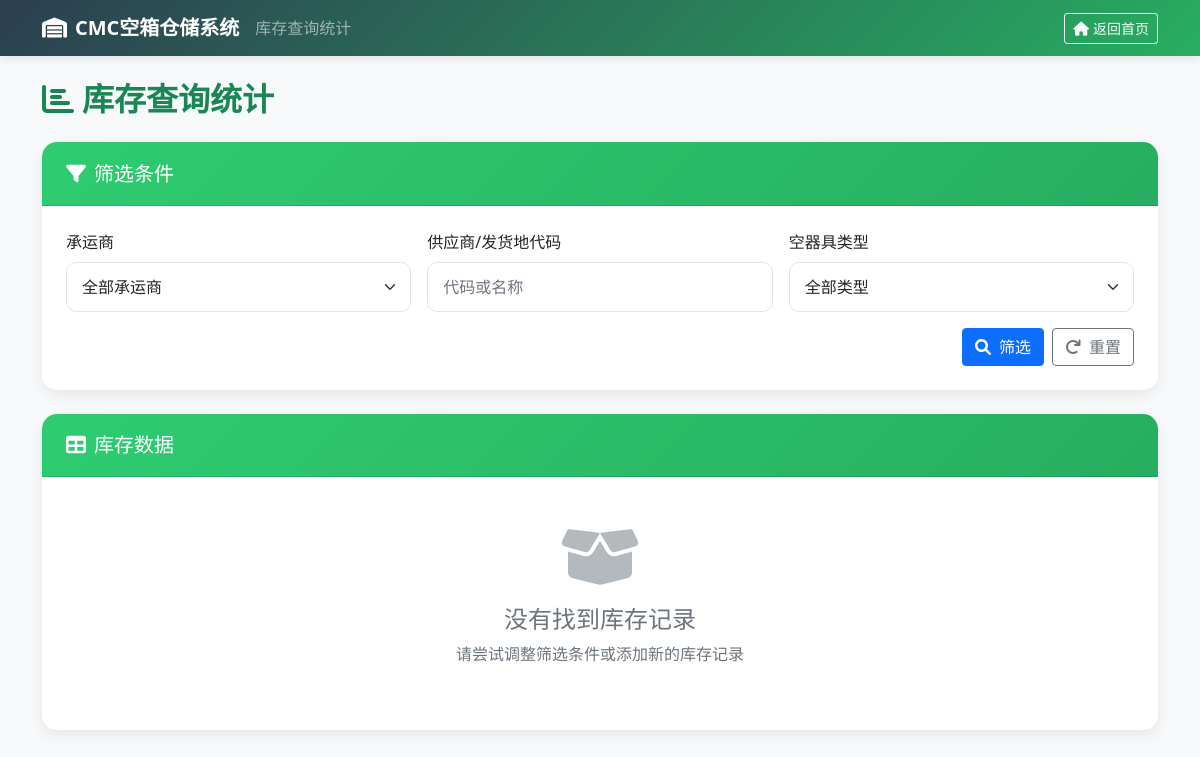
The page /inventory on the database as committed earlier.
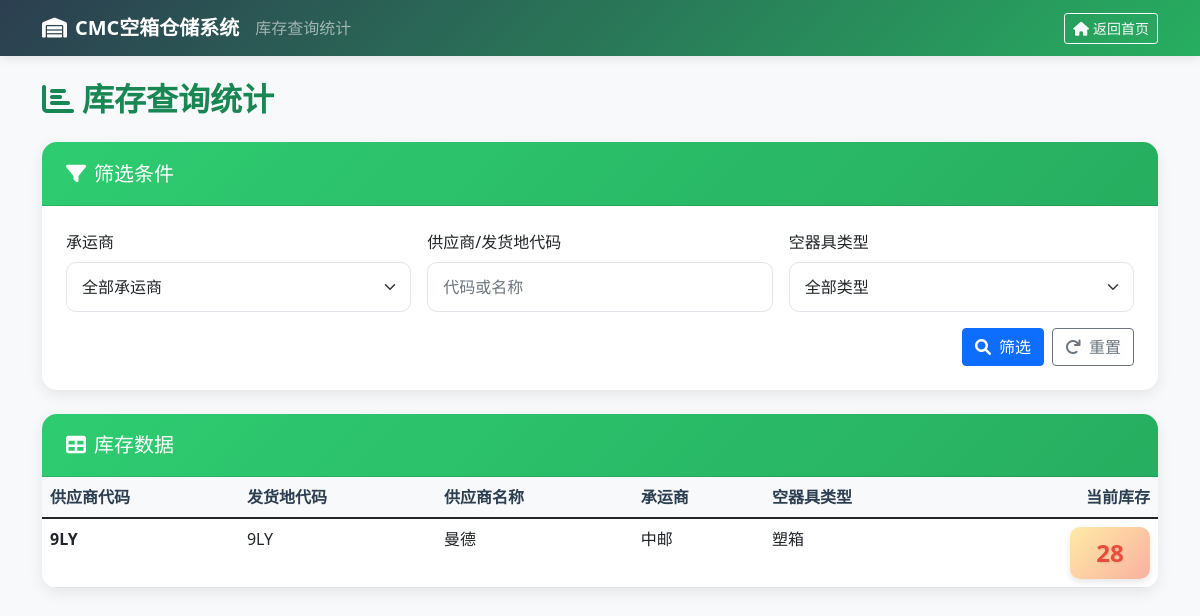
The same page on the database as committed later.
### app.py (models this page shows)
class InventoryLog(db.Model):
    id = db.Column(db.Integer, primary_key=True)
    timestamp = db.Column(db.DateTime, nullable=False, default=datetime.utcnow)
    operation_type = db.Column(db.String(10), nullable=False)  # 'in' or 'out'
    container_type = db.Column(db.String(50), nullable=False)
    quantity = db.Column(db.Integer, nullable=False)
    supplier_code = db.Column(db.String(50), nullable=False)
    mfg_code = db.Column(db.String(50), nullable=False)
    supplier_name = db.Column(db.String(100), nullable=False)
    carrier = db.Column(db.String(100), nullable=False, default='自送')
    operator = db.Column(db.String(50), nullable=False)
    notes = db.Column(db.Text)

### app.py (the view)
@app.route('/inventory')
def inventory():
    carrier_filter = request.args.get('carrier')
    supplier_filter = request.args.get('supplier')
    container_type_filter = request.args.get('container_type')
    query = db.session.query(
        InventoryLog.supplier_code,
        InventoryLog.mfg_code,
        InventoryLog.supplier_name,
        InventoryLog.carrier,
        InventoryLog.container_type,
        db.func.sum(
            db.case(
                (InventoryLog.operation_type == 'in', InventoryLog.quantity),
                else_=0
            )
        ).label('total_in'),
        db.func.sum(
            db.case(
                (InventoryLog.operation_type == 'out', InventoryLog.quantity),
                else_=0
            )
        ).label('total_out')
    ).group_by(
        InventoryLog.supplier_code,
        InventoryLog.mfg_code,
        InventoryLog.supplier_name,
        InventoryLog.carrier,
        InventoryLog.container_type
    )
    if carrier_filter:
        query = query.filter(InventoryLog.carrier == carrier_filter)
    if supplier_filter:
        query = query.filter(
            (InventoryLog.supplier_code.contains(supplier_filter)) |
            (InventoryLog.mfg_code.contains(supplier_filter)) |
            (InventoryLog.supplier_name.contains(supplier_filter))
        )
    if container_type_filter:
        query = query.filter(InventoryLog.container_type == container_type_filter)
    inventory_data = query.all()
    inventory_results = []
    for item in inventory_data:
        current_stock = item.total_in - item.total_out
        if current_stock > 0:
            inventory_results.append({
                'supplier_code': item.supplier_code,
                'mfg_code': item.mfg_code,
                'supplier_name': item.supplier_name,
                'carrier': item.carrier,
                'container_type': item.container_type,
                'current_stock': current_stock
            })
    container_types = ['塑箱', '铁料架', '桶', '围板箱']
    carriers = ['中世', '中邮', '瑞源', '安吉', '风神', '自送']
    return render_template('inventory.html',
                         inventory=inventory_results,
                         container_types=container_types,
                         carriers=carriers,
                         is_mobile=is_mobile())

### app.py (called while the page is built)
def is_mobile():
    user_agent = request.headers.get('User-Agent', '').lower()
    mobile_indicators = ['mobile', 'android', 'iphone', 'ipad', 'ipod']
    return any(indicator in user_agent for indicator in mobile_indicators)

### templates/inventory.html (shortened to what this page needs)
<!DOCTYPE html>
<html lang="zh-CN">
<head>
    <link href="https://cdn.jsdelivr.net/npm/bootstrap@5.1.3/dist/css/bootstrap.min.css" rel="stylesheet">
    <link href="https://cdnjs.cloudflare.com/ajax/libs/font-awesome/6.0.0/css/all.min.css" rel="stylesheet">
</head>
<body>
    <nav class="navbar navbar-expand-lg navbar-dark" style="background: linear-gradient(135deg, #2c3e50 0%, #27ae60 100%);">
        <div class="container">
            <a class="navbar-brand fw-bold" href="{{ url_for('index') }}">
                <i class="fas fa-warehouse me-2"></i>CMC空箱仓储系统
            </a>
            <span class="navbar-text d-none d-md-block">库存查询统计</span>
            <div class="navbar-nav ms-auto">
                <a href="{{ url_for('index') }}" class="btn btn-outline-light btn-sm">
                    <i class="fas fa-home me-1"></i>返回首页
                </a>
            </div>
        </div>
    </nav>
    <div class="container py-4">
        <div class="d-flex justify-content-between align-items-center mb-4 flex-column flex-md-row">
            <h2 class="fw-bold text-success mb-3 mb-md-0">
                <i class="fas fa-chart-bar me-2"></i>库存查询统计
            </h2>
        </div>
        <div class="card mb-4">
            <div class="card-header">
                <h5 class="card-title mb-0"><i class="fas fa-filter me-2"></i>筛选条件</h5>
            </div>
            <div class="card-body p-4">
                <form method="GET" class="row g-3">
                    <div class="col-12 col-md-4">
                        <label class="form-label">承运商</label>
                        <select class="form-select" name="carrier">
                            <option value="">全部承运商</option>
                        </select>
                    </div>
                    <div class="col-12 col-md-4">
                        <label class="form-label">供应商/发货地代码</label>
                        <input type="text" class="form-control" name="supplier"
                               value="{{ request.args.get('supplier', '') }}" placeholder="代码或名称">
                    </div>
                    <div class="col-12 col-md-4">
                        <label class="form-label">空器具类型</label>
                        <select class="form-select" name="container_type">
                            <option value="">全部类型</option>
                        </select>
                    </div>
                    <div class="col-12 d-flex justify-content-end">
                        <button type="submit" class="btn btn-primary me-2">
                            <i class="fas fa-search me-2"></i>筛选
                        </button>
                        <a href="{{ url_for('inventory') }}" class="btn btn-outline-secondary">
                            <i class="fas fa-redo me-2"></i>重置
                        </a>
                    </div>
                </form>
            </div>
        </div>
        <div class="card">
            <div class="card-header">
                <h5 class="card-title mb-0"><i class="fas fa-table me-2"></i>库存数据</h5>
            </div>
            <div class="card-body p-0">
                {% if inventory %}
                <div class="table-responsive">
                    <table class="table table-hover mb-0">
                        <thead>
                            <tr>
                                <th>供应商代码</th>
                                <th>发货地代码</th>
                                <th>供应商名称</th>
                                <th>承运商</th>
                                <th>空器具类型</th>
                                <th class="text-end">当前库存</th>
                            </tr>
                        </thead>
                        <tbody>
                            {% for item in inventory %}
                            <tr>
                                <td class="fw-bold">{{ item.supplier_code }}</td>
                                <td>{{ item.mfg_code }}</td>
                                <td>{{ item.supplier_name }}</td>
                                <td>{{ item.carrier }}</td>
                                <td>{{ item.container_type }}</td>
                                <td class="text-end">
                                    <span class="stock-number">{{ item.current_stock }}</span>
                                </td>
                            </tr>
                            {% endfor %}
                        </tbody>
                    </table>
                </div>
                {% else %}
                <div class="empty-state">
                    <i class="fas fa-box-open"></i>
                    <h4>没有找到库存记录</h4>
                    <p>请尝试调整筛选条件或添加新的库存记录</p>
                </div>
                {% endif %}
            </div>
        </div>
    </div>
</body>
</html>

### templates/inventory.html (style rules this page uses)
body { background-color: #f8f9fa; font-family: 'Segoe UI', Tahoma, Geneva, Verdana, sans-serif; }
.navbar { box-shadow: 0 2px 10px rgba(0,0,0,0.1); }
.card { border: none; border-radius: 15px; box-shadow: 0 5px 15px rgba(0,0,0,0.08); margin-bottom: 20px; }
.card-header { background: linear-gradient(135deg, #2ecc71 0%, #27ae60 100%); color: white; border-radius: 15px 15px 0 0 !important; padding: 1.2rem 1.5rem; }
.table-responsive { border-radius: 0 0 15px 15px; }
.table { margin-bottom: 0; }
.table th { background-color: #f8f9fa; border-top: none; font-weight: 600; color: #2c3e50; }
.stock-number { font-size: 1.5rem; font-weight: bold; color: #e74c3c; text-shadow: 1px 1px 2px rgba(0,0,0,0.1); background: linear-gradient(135deg, #ffeaa7 0%, #fab1a0 100%); padding: 8px 15px; border-radius: 10px; display: inline-block; min-width: 80px; text-align: center; box-shadow: 0 3px 6px rgba(0,0,0,0.1); }
.form-control, .form-select { border-radius: 10px; border: 1px solid #e1e5e9; padding: 12px 15px; font-size: 16px; }

Rows that differ between the two databases and show on the page:
added InventoryLog: supplier_code "9LY", mfg_code "9LY", supplier_name "曼德", carrier "中邮", container_type "塑箱", current_stock "28"
Other text that changed with them:
text no longer shown: "没有找到库存记录 请尝试调整筛选条件或添加新的库存记录"
text now shown: "供应商代码 发货地代码 供应商名称 承运商 空器具类型 当前库存"
